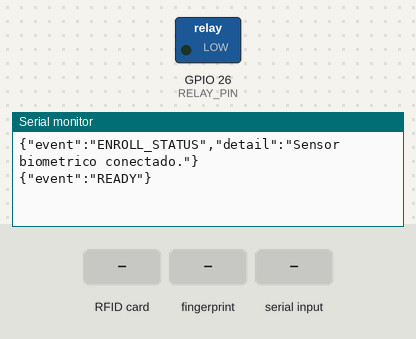
Recording of a sketch running on a simulated ESP32. On the bench: switched loads named in the sketch (green lamp = pin HIGH), the last lines printed to the serial monitor. The test bench sets the inputs (shaded band).

Above: at 2.2 s.
2.3 s: RFID card 5E 7A 19 C4 held to the reader
At 3.5 s:
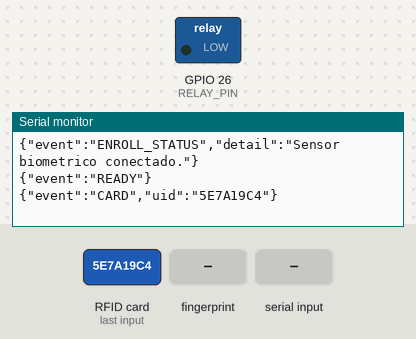
3.8 s: finger stored as number 1 placed on the sensor
At 5.3 s:
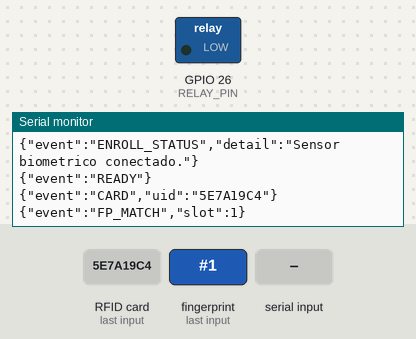
5.6 s: "PING\n" received over Serial
At 6.1 s:
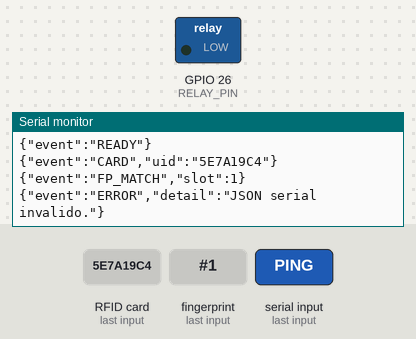

The sketch:

guy_access_esp32.ino
```cpp
#include <Arduino.h>
#include <SPI.h>
#include <MFRC522.h>
#include <Adafruit_Fingerprint.h>
#include <ArduinoJson.h>

constexpr uint8_t RFID_SS = 5;
constexpr uint8_t RFID_RST = 22;
constexpr uint8_t FP_RX = 16;
constexpr uint8_t FP_TX = 17;

constexpr bool ENABLE_RELAY = false;
constexpr uint8_t RELAY_PIN = 26;

MFRC522 rfid(RFID_SS, RFID_RST);
HardwareSerial FingerSerial(2);
Adafruit_Fingerprint finger(&FingerSerial);

String serialLine;
bool enrollingCard = false;
bool enrollingFingerprint = false;
bool fingerprintReady = false;
uint16_t enrollmentSlot = 0;

String lastUID;
unsigned long lastCardAt = 0;
unsigned long lastFingerprintAt = 0;
unsigned long lastScanAt = 0;

void emitEvent(const char* eventName) {
  StaticJsonDocument<256> doc;
  doc["event"] = eventName;
  serializeJson(doc, Serial);
  Serial.println();
}

void emitDetail(const char* eventName, const char* detail) {
  StaticJsonDocument<256> doc;
  doc["event"] = eventName;
  doc["detail"] = detail;
  serializeJson(doc, Serial);
  Serial.println();
}

void emitUID(const char* eventName, const String& uid) {
  StaticJsonDocument<256> doc;
  doc["event"] = eventName;
  doc["uid"] = uid;
  serializeJson(doc, Serial);
  Serial.println();
}

void emitSlot(const char* eventName, int slot) {
  StaticJsonDocument<256> doc;
  doc["event"] = eventName;
  doc["slot"] = slot;
  serializeJson(doc, Serial);
  Serial.println();
}

String readUID() {
  String uid;

  for (byte i = 0; i < rfid.uid.size; i++) {
    char part[3];
    snprintf(part, sizeof(part), "%02X", rfid.uid.uidByte[i]);
    uid += part;
  }

  return uid;
}

bool enrollFingerprint(uint16_t slot) {
  int result;

  emitDetail("ENROLL_STATUS", "Coloque o dedo no sensor.");

  while (true) {
    result = finger.getImage();

    if (result == FINGERPRINT_OK) break;
    if (result != FINGERPRINT_NOFINGER) {
      emitDetail("ERROR", "Falha na primeira leitura biometrica.");
      return false;
    }

    delay(50);
  }

  result = finger.image2Tz(1);

  if (result != FINGERPRINT_OK) {
    emitDetail("ERROR", "Falha ao processar a primeira leitura.");
    return false;
  }

  emitDetail("ENROLL_STATUS", "Retire o dedo.");

  while (finger.getImage() != FINGERPRINT_NOFINGER) {
    delay(50);
  }

  emitDetail("ENROLL_STATUS", "Coloque o mesmo dedo novamente.");

  while (true) {
    result = finger.getImage();

    if (result == FINGERPRINT_OK) break;
    if (result != FINGERPRINT_NOFINGER) {
      emitDetail("ERROR", "Falha na segunda leitura biometrica.");
      return false;
    }

    delay(50);
  }

  result = finger.image2Tz(2);

  if (result != FINGERPRINT_OK) {
    emitDetail("ERROR", "Falha ao processar a segunda leitura.");
    return false;
  }

  result = finger.createModel();

  if (result != FINGERPRINT_OK) {
    emitDetail("ERROR", "As leituras nao corresponderam.");
    return false;
  }

  result = finger.storeModel(slot);

  if (result != FINGERPRINT_OK) {
    emitDetail("ERROR", "Falha ao salvar digital no sensor.");
    return false;
  }

  emitSlot("FP_ENROLLED", slot);
  return true;
}

void handleCommand(JsonDocument& doc) {
  const char* command = doc["cmd"] | "";

  if (strcmp(command, "PING") == 0) {
    emitEvent("READY");
    return;
  }

  if (strcmp(command, "ENROLL_CARD") == 0) {
    enrollingCard = true;
    emitDetail("ENROLL_STATUS", "Aproxime o cartao para cadastro.");
    return;
  }

  if (strcmp(command, "ENROLL_FP") == 0) {
    if (!fingerprintReady) {
      emitDetail("ERROR", "Sensor biometrico indisponivel.");
      return;
    }

    int slot = doc["slot"] | 0;

    if (slot < 1 || slot > 127) {
      emitDetail("ERROR", "Slot deve estar entre 1 e 127.");
      return;
    }

    enrollingFingerprint = true;
    enrollmentSlot = slot;
    enrollFingerprint(enrollmentSlot);
    enrollingFingerprint = false;
    return;
  }

  if (strcmp(command, "ACCESS_DECISION") == 0) {
    bool allow = doc["allow"] | false;

    if (ENABLE_RELAY && allow) {
      digitalWrite(RELAY_PIN, HIGH);
      delay(500);
      digitalWrite(RELAY_PIN, LOW);
    }

    emitDetail(
      "ENROLL_STATUS",
      allow ? "Computador autorizou." : "Computador negou."
    );
    return;
  }

  emitDetail("ERROR", "Comando desconhecido.");
}

void processSerial() {
  while (Serial.available()) {
    char c = static_cast<char>(Serial.read());

    if (c == '\r') continue;

    if (c == '\n') {
      if (serialLine.length() == 0) continue;

      if (serialLine.length() > 1024) {
        emitDetail("ERROR", "Comando serial muito grande.");
        serialLine = "";
        continue;
      }

      StaticJsonDocument<512> doc;
      DeserializationError error = deserializeJson(doc, serialLine);
      serialLine = "";

      if (error || !doc.is<JsonObject>()) {
        emitDetail("ERROR", "JSON serial invalido.");
        continue;
      }

      handleCommand(doc);
    } else {
      if (serialLine.length() < 1025) {
        serialLine += c;
      }
    }
  }
}

void scanCard() {
  if (millis() - lastScanAt < 80) return;

  if (!rfid.PICC_IsNewCardPresent()) return;
  if (!rfid.PICC_ReadCardSerial()) return;

  lastScanAt = millis();

  String uid = readUID();

  if (uid != lastUID || millis() - lastCardAt > 2000) {
    lastUID = uid;
    lastCardAt = millis();

    emitUID(enrollingCard ? "CARD_ENROLLED" : "CARD", uid);

    if (enrollingCard) {
      enrollingCard = false;
    }
  }

  rfid.PICC_HaltA();
  rfid.PCD_StopCrypto1();
}

void scanFingerprint() {
  if (!fingerprintReady || enrollingFingerprint) return;
  if (millis() - lastFingerprintAt < 300) return;

  int result = finger.getImage();

  if (result == FINGERPRINT_NOFINGER) return;

  lastFingerprintAt = millis();

  if (result != FINGERPRINT_OK) return;

  result = finger.image2Tz();

  if (result != FINGERPRINT_OK) {
    emitEvent("FP_NO_MATCH");
    return;
  }

  result = finger.fingerSearch();

  if (result == FINGERPRINT_OK) {
    emitSlot("FP_MATCH", finger.fingerID);
  } else {
    emitEvent("FP_NO_MATCH");
  }

  delay(350);
}

void setup() {
  Serial.begin(115200);

  pinMode(RELAY_PIN, OUTPUT);
  digitalWrite(RELAY_PIN, LOW);

  SPI.begin(18, 19, 23, RFID_SS);
  rfid.PCD_Init();

  FingerSerial.begin(57600, SERIAL_8N1, FP_RX, FP_TX);
  finger.begin(57600);

  fingerprintReady = finger.verifyPassword();

  if (fingerprintReady) {
    emitDetail("ENROLL_STATUS", "Sensor biometrico conectado.");
  } else {
    emitDetail("ERROR", "Sensor biometrico nao respondeu.");
  }

  emitEvent("READY");
}

void loop() {
  processSerial();
  scanCard();
  scanFingerprint();
}
```

Measured:
- after the input at 2.3 s, the serial monitor: prints a new line at once (image 1)
- after the input at 3.8 s, the serial monitor: prints a new line after 0.32 s (image 2)
- after the input at 5.6 s, the serial monitor: prints a new line after 0.07 s (image 3)
